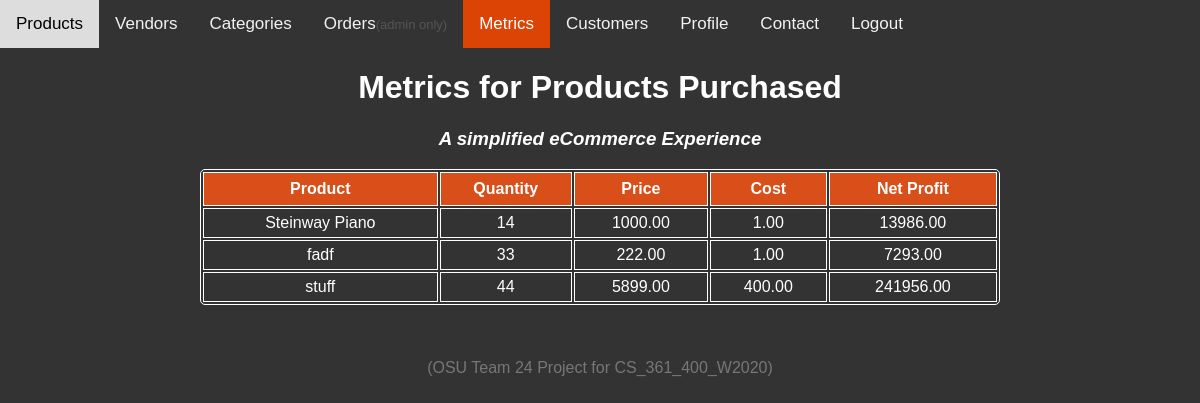
/metrics (signed in), run on the app's committed database.
### app.py (models this page shows, shortened)
class Product(db.Model):
    id =                    db.Column(db.Integer, primary_key=True)
    product_name =          db.Column(db.String(200), nullable=False)
    product_description =   db.Column(db.String(200), nullable=False)
    product_price =         db.Column(db.Numeric(10, 2), nullable=False)
    product_cost =          db.Column(db.Numeric(10, 2), nullable=False)
    date_created =          db.Column(db.DateTime, default=datetime.utcnow)
    category_id =           db.Column(db.Integer, db.ForeignKey('category.id'), nullable=False)

### app.py (the view)
@app.route('/metrics')
@login_required
def metrics():
    metrics = db.session.query(OrderProduct.product_id, func.sum(OrderProduct.quantity).label('quantity')).group_by(OrderProduct.product_id).all()
    products = Product.query.all()
    if request.method == 'GET':
        return render_template('metrics.html', tasks=metrics, products=products)

### app.py (called while the page is built)
@login_manager.user_loader
def load_user(user_id):
    return User.query.get(int(user_id))

### templates/metrics.html (shortened to what this page needs)
{% extends 'base.html' %}
{% block body %}
<div class="topnav">
    <a href="/">Products</a>
    <a href="{{ url_for('vendors') }}">Vendors</a>
    <a href="{{ url_for('category') }}">Categories</a>
    <a href="{{ url_for('orders') }}">Orders<span class="employee_view">(admin only)</span></a>
    <a class="active" href="{{ url_for('metrics') }}">Metrics</a>
    <a href="{{ url_for('customers') }}">Customers</a>
    <a href="{{ url_for('profile') }}">Profile</a>
    <a href="{{ url_for('contact') }}">Contact</a>
    <a href="{{ url_for('logout') }}">Logout</a>
</div>
<div class="content">
    <h1 style="text-align: center">Metrics for Products Purchased</h1>
    <h3 style="text-align: center"><em>A simplified eCommerce Experience</em></h3>
    <table>
        <tr>
            <th>Product</th>
            <th>Quantity</th>
            <th>Price</th>
            <th>Cost</th>
            <th>Net Profit</th>
        </tr>
        {% for task in tasks %}
            <tr>
                {% for product in products %}
                    {% if product.id == task.product_id %}
                        <td>{{ product.product_name}}</td>
                    {% endif %}
                {% endfor %}
                <td>{{ task.quantity }}</td>
                {% for product in products %}
                    {% if product.id == task.product_id %}
                        <td>{{ product.product_price }}</td>
                        <td>{{ product.product_cost }}</td>
                        <td>{{ (product.product_price - product.product_cost) * task.quantity }}</td>
                    {% endif %}
                {% endfor %}
            </tr>
        {% endfor %}
    </table>
</div>
{% endblock %}

### static/css/main.css (style rules this page uses)
body, html { margin: 0; font-family: sans-serif; background-color: #333; }
.employee_view { font-size: small; color: #555; }
.topnav { overflow: hidden; background-color: #333; }
.topnav a { float: left; color: #f2f2f2; text-align: center; padding: 14px 16px; text-decoration: none; font-size: 17px; }
.topnav a.active { background-color: #dc4405; color: white; }
.active, .demo:hover { opacity: 1; }
h1 { color: white; }
h3 { color: white; }
a { color: #d94f19; }
.content { margin: 0 auto; width: 800px; }
table, td, th { border: 1px solid white; }
table { width: 100%; border-radius: 5px; }
th { height: 30px; background-color: #d94f19; color: white; }
td { text-align: center; padding: 5px; color: white; }
::placeholder { color: #d94f19; font-weight: normal; opacity: 1; }

### data on the page
Product: product_name "Steinway Piano", product_price "1000.00", product_cost "1.00", product_price+product_cost "13986.00"
Product: product_name "fadf", product_price "222.00", product_cost "1.00", product_price+product_cost "7293.00"
Product: product_name "stuff", product_price "5899.00", product_cost "400.00", product_price+product_cost "241956.00"

### other printed values
{{ task.quantity }} "14" "33" "44"
